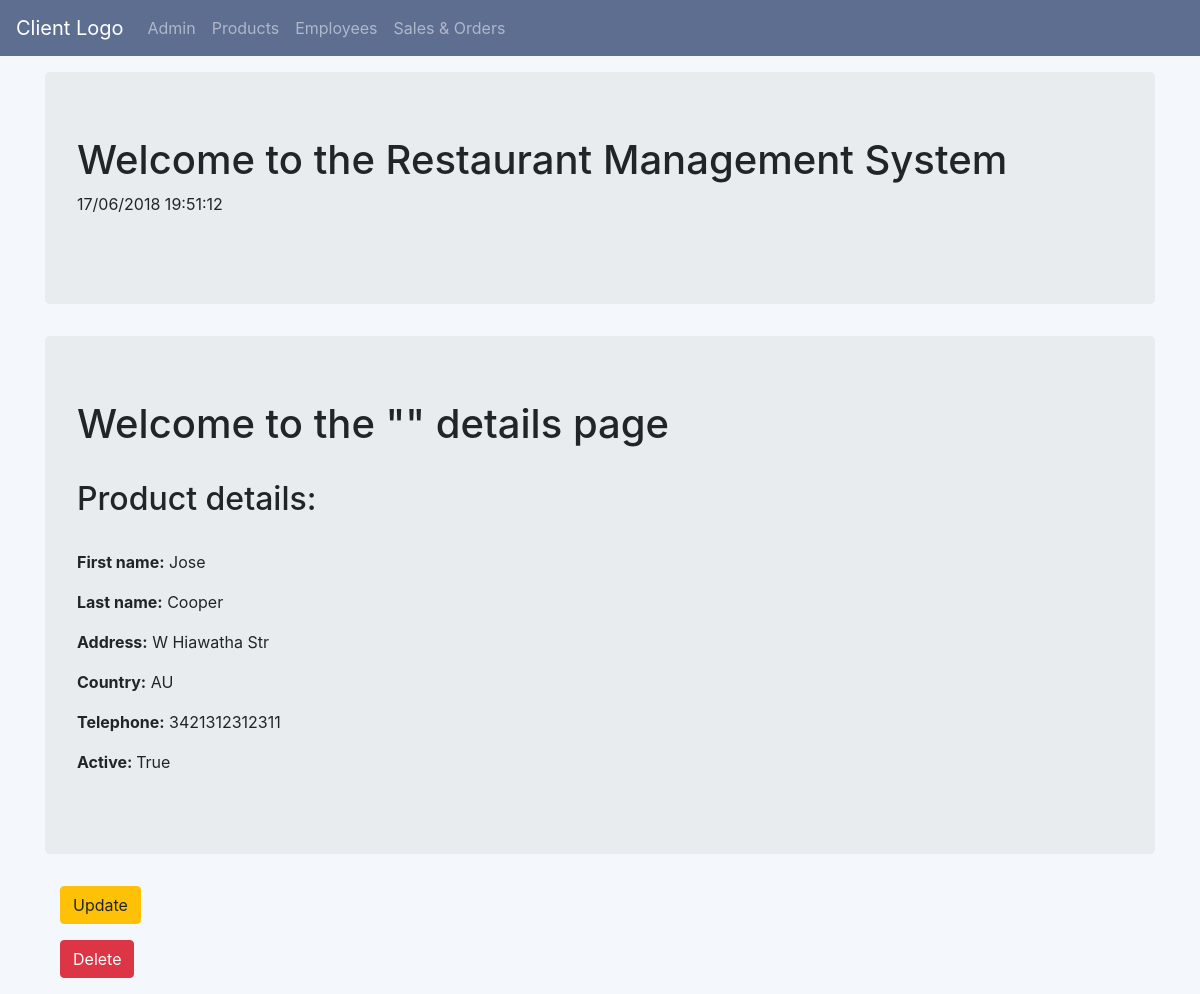
The page /oms/employeelist/1/ on the database its author committed.
### oms/models.py (models this page shows, shortened)
class Employee(models.Model):
    fname = models.CharField(blank=True, max_length=100, verbose_name='First name')
    lname = models.CharField(blank=True, max_length=100, verbose_name='Last name')
    country = CountryField()
    address = models.CharField(blank=True, max_length=100, verbose_name='Postal address')
    telephone = models.IntegerField(null=True, blank=True)
    active = models.BooleanField(default=True, verbose_name='Is active')

### oms/views.py (the view)
# urls.py: path('employeelist/<int:pk>/',views.EmployeeDetailView.as_view(), name = 'employee_detail'),
class EmployeeDetailView(DetailView):
    context_object_name = 'employee_detail'
    model = models.Employee
    template_name = 'oms/employee_detail.html'

### oms/templates/oms/employee_detail.html
{% extends "oms/oms_base.html" %}
{% block body_block %}
    <div class="jumbotron">
        <h1>Welcome to the "{{employee_detail.name}}" details page</h1><br>
        <h2>Product details:</h2><br>
        <p><strong>First name:</strong> {{employee_detail.fname}}</p>
        <p><strong>Last name:</strong> {{employee_detail.lname}}</p>
        <p><strong>Address:</strong> {{employee_detail.address}}</p>
        <p><strong>Country:</strong> {{employee_detail.country}}</p>
        <p><strong>Telephone:</strong> {{employee_detail.telephone}}</p>
        <p><strong>Active: </strong>{{employee_detail.active}}</p>
    </div>
    <div class="container">
        <p> <a class = 'btn btn-warning' href="{% url 'oms:employee_update' pk=employee_detail.pk %}">Update</a></p>
        <p> <a class = 'btn btn-danger' href="{% url 'oms:employee_delete' pk=employee_detail.pk %}">Delete</a></p>
    </div>
{% endblock %}

### rows shown on the page
Employee: fname "Jose", lname "Cooper", address "W Hiawatha Str", country "AU", telephone "3421312312311", active "True"
